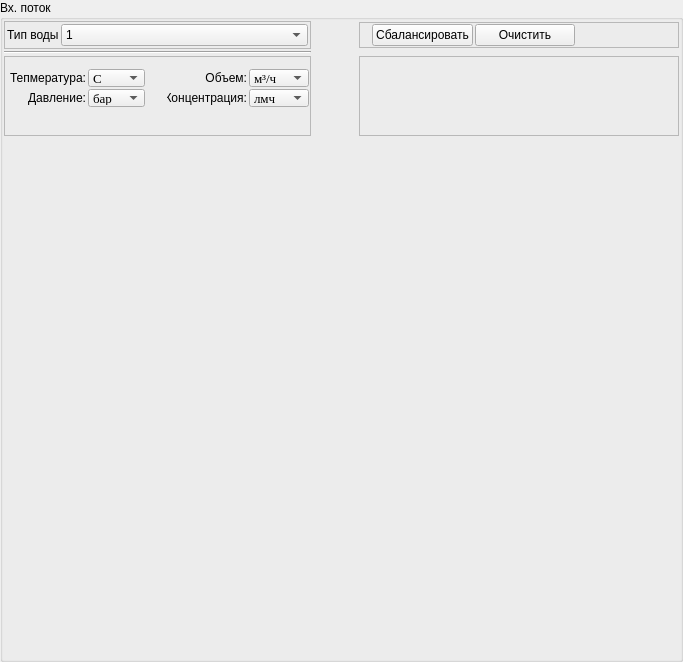
            <widget class="QGroupBox" name="groupBox">
             <property name="title">
              <string>Вх. поток</string>
             </property>
             <layout class="QGridLayout" name="gridLayout_39">
              <property name="leftMargin">
               <number>1</number>
              </property>
              <property name="topMargin">
               <number>1</number>
              </property>
              <property name="rightMargin">
               <number>1</number>
              </property>
              <property name="bottomMargin">
               <number>1</number>
              </property>
              <property name="spacing">
               <number>2</number>
              </property>
              <item row="2" column="4" rowspan="2">
               <widget class="QFrame" name="fr_pages_list_0">
                <property name="sizePolicy">
                 <sizepolicy hsizetype="Expanding" vsizetype="Expanding">
                  <horstretch>0</horstretch>
                  <verstretch>0</verstretch>
                 </sizepolicy>
                </property>
                <property name="frameShape">
                 <enum>QFrame::StyledPanel</enum>
                </property>
                <property name="frameShadow">
                 <enum>QFrame::Raised</enum>
                </property>
                <layout class="QGridLayout" name="gridLayout_15"/>
               </widget>
              </item>
              <item row="0" column="0">
               <widget class="QFrame" name="frame_4">
                <property name="sizePolicy">
                 <sizepolicy hsizetype="Fixed" vsizetype="Preferred">
                  <horstretch>0</horstretch>
                  <verstretch>0</verstretch>
                 </sizepolicy>
                </property>
                <property name="minimumSize">
                 <size>
                  <width>307</width>
                  <height>25</height>
                 </size>
                </property>
                <property name="frameShape">
                 <enum>QFrame::StyledPanel</enum>
                </property>
                <property name="frameShadow">
                 <enum>QFrame::Raised</enum>
                </property>
                <layout class="QHBoxLayout" name="horizontalLayout_7">
                 <property name="spacing">
                  <number>2</number>
                 </property>
                 <property name="leftMargin">
                  <number>1</number>
                 </property>
                 <property name="topMargin">
                  <number>1</number>
                 </property>
                 <property name="rightMargin">
                  <number>1</number>
                 </property>
                 <property name="bottomMargin">
                  <number>1</number>
                 </property>
                 <item>
                  <layout class="QHBoxLayout" name="horizontalLayout_4">
                   <property name="spacing">
                    <number>2</number>
                   </property>
                   <property name="leftMargin">
                    <number>1</number>
                   </property>
                   <property name="topMargin">
                    <number>1</number>
                   </property>
                   <property name="rightMargin">
                    <number>1</number>
                   </property>
                   <property name="bottomMargin">
                    <number>1</number>
                   </property>
                   <item>
                    <widget class="QLabel" name="label_5">
                     <property name="sizePolicy">
                      <sizepolicy hsizetype="Fixed" vsizetype="Preferred">
                       <horstretch>0</horstretch>
                       <verstretch>0</verstretch>
                      </sizepolicy>
                     </property>
                     <property name="text">
                      <string>Тип воды</string>
                     </property>
                    </widget>
                   </item>
                   <item>
                    <widget class="QComboBox" name="coBox_water_0">
                     <property name="sizePolicy">
                      <sizepolicy hsizetype="Expanding" vsizetype="Fixed">
                       <horstretch>0</horstretch>
                       <verstretch>0</verstretch>
                      </sizepolicy>
                     </property>
                     <item>
                      <property name="text">
                       <string>1</string>
                      </property>
                     </item>
                     <item>
                      <property name="text">
                       <string>12</string>
                      </property>
                     </item>
                     <item>
                      <property name="text">
                       <string>22</string>
                      </property>
                     </item>
                     <item>
                      <property name="text">
                       <string>2</string>
                      </property>
                     </item>
                    </widget>
                   </item>
                  </layout>
                 </item>
                </layout>
               </widget>
              </item>
              <item row="0" column="4">
               <widget class="QFrame" name="frame_61">
                <property name="sizePolicy">
                 <sizepolicy hsizetype="Preferred" vsizetype="Fixed">
                  <horstretch>0</horstretch>
                  <verstretch>0</verstretch>
                 </sizepolicy>
                </property>
                <property name="minimumSize">
                 <size>
                  <width>301</width>
                  <height>24</height>
                 </size>
                </property>
                <property name="frameShape">
                 <enum>QFrame::StyledPanel</enum>
                </property>
                <property name="frameShadow">
                 <enum>QFrame::Raised</enum>
                </property>
                <layout class="QHBoxLayout" name="horizontalLayout_10">
                 <property name="spacing">
                  <number>2</number>
                 </property>
                 <property name="leftMargin">
                  <number>1</number>
                 </property>
                 <property name="topMargin">
                  <number>1</number>
                 </property>
                 <property name="rightMargin">
                  <number>1</number>
                 </property>
                 <property name="bottomMargin">
                  <number>1</number>
                 </property>
                 <item>
                  <spacer name="horizontalSpacer_10">
                   <property name="orientation">
                    <enum>Qt::Horizontal</enum>
                   </property>
                   <property name="sizeType">
                    <enum>QSizePolicy::Fixed</enum>
                   </property>
                   <property name="sizeHint" stdset="0">
                    <size>
                     <width>11</width>
                     <height>20</height>
                    </size>
                   </property>
                  </spacer>
                 </item>
                 <item>
                  <widget class="QPushButton" name="pushButton_5">
                   <property name="sizePolicy">
                    <sizepolicy hsizetype="Fixed" vsizetype="Fixed">
                     <horstretch>0</horstretch>
                     <verstretch>0</verstretch>
                    </sizepolicy>
                   </property>
                   <property name="minimumSize">
                    <size>
                     <width>100</width>
                     <height>20</height>
                    </size>
                   </property>
                   <property name="text">
                    <string>Сбалансировать</string>
                   </property>
                  </widget>
                 </item>
                 <item>
                  <widget class="QPushButton" name="pushButton_6">
                   <property name="sizePolicy">
                    <sizepolicy hsizetype="Fixed" vsizetype="Fixed">
                     <horstretch>0</horstretch>
                     <verstretch>0</verstretch>
                    </sizepolicy>
                   </property>
                   <property name="minimumSize">
                    <size>
                     <width>100</width>
                     <height>20</height>
                    </size>
                   </property>
                   <property name="styleSheet">
                    <string notr="true"/>
                   </property>
                   <property name="text">
                    <string>Очистить</string>
                   </property>
                  </widget>
                 </item>
                 <item>
                  <spacer name="horizontalSpacer_12">
                   <property name="orientation">
                    <enum>Qt::Horizontal</enum>
                   </property>
                   <property name="sizeHint" stdset="0">
                    <size>
                     <width>102</width>
                     <height>20</height>
                    </size>
                   </property>
                  </spacer>
                 </item>
                </layout>
               </widget>
              </item>
              <item row="2" column="0" rowspan="2">
               <widget class="QFrame" name="frame_5">
                <property name="sizePolicy">
                 <sizepolicy hsizetype="Fixed" vsizetype="Preferred">
                  <horstretch>0</horstretch>
                  <verstretch>0</verstretch>
                 </sizepolicy>
                </property>
                <property name="minimumSize">
                 <size>
                  <width>307</width>
                  <height>80</height>
                 </size>
                </property>
                <property name="frameShape">
                 <enum>QFrame::StyledPanel</enum>
                </property>
                <property name="frameShadow">
                 <enum>QFrame::Raised</enum>
                </property>
                <layout class="QGridLayout" name="gridLayout_17">
                 <property name="leftMargin">
                  <number>1</number>
                 </property>
                 <property name="topMargin">
                  <number>1</number>
                 </property>
                 <property name="rightMargin">
                  <number>1</number>
                 </property>
                 <property name="bottomMargin">
                  <number>1</number>
                 </property>
                 <property name="spacing">
                  <number>1</number>
                 </property>
                 <item row="1" column="1">
                  <spacer name="horizontalSpacer_8">
                   <property name="orientation">
                    <enum>Qt::Horizontal</enum>
                   </property>
                   <property name="sizeHint" stdset="0">
                    <size>
                     <width>15</width>
                     <height>20</height>
                    </size>
                   </property>
                  </spacer>
                 </item>
                 <item row="2" column="2">
                  <spacer name="verticalSpacer_3">
                   <property name="orientation">
                    <enum>Qt::Vertical</enum>
                   </property>
                   <property name="sizeHint" stdset="0">
                    <size>
                     <width>20</width>
                     <height>26</height>
                    </size>
                   </property>
                  </spacer>
                 </item>
                 <item row="1" column="0">
                  <layout class="QGridLayout" name="gridLayout_16">
                   <property name="spacing">
                    <number>2</number>
                   </property>
                   <item row="0" column="0">
                    <widget class="QLabel" name="label_8">
                     <property name="minimumSize">
                      <size>
                       <width>80</width>
                       <height>0</height>
                      </size>
                     </property>
                     <property name="maximumSize">
                      <size>
                       <width>80</width>
                       <height>16777215</height>
                      </size>
                     </property>
                     <property name="text">
                      <string>Тепмература:</string>
                     </property>
                     <property name="alignment">
                      <set>Qt::AlignRight|Qt::AlignTrailing|Qt::AlignVCenter</set>
                     </property>
                    </widget>
                   </item>
                   <item row="0" column="1">
                    <widget class="QComboBox" name="comboBox_2">
                     <property name="minimumSize">
                      <size>
                       <width>50</width>
                       <height>18</height>
                      </size>
                     </property>
                     <property name="maximumSize">
                      <size>
                       <width>60</width>
                       <height>18</height>
                      </size>
                     </property>
                     <property name="font">
                      <font>
                       <family>Times New Roman</family>
                       <pointsize>10</pointsize>
                      </font>
                     </property>
                     <item>
                      <property name="text">
                       <string>C</string>
                      </property>
                     </item>
                     <item>
                      <property name="text">
                       <string>F</string>
                      </property>
                     </item>
                    </widget>
                   </item>
                   <item row="1" column="0">
                    <widget class="QLabel" name="label_9">
                     <property name="minimumSize">
                      <size>
                       <width>80</width>
                       <height>0</height>
                      </size>
                     </property>
                     <property name="maximumSize">
                      <size>
                       <width>80</width>
                       <height>16777215</height>
                      </size>
                     </property>
                     <property name="text">
                      <string>Давление:</string>
                     </property>
                     <property name="alignment">
                      <set>Qt::AlignRight|Qt::AlignTrailing|Qt::AlignVCenter</set>
                     </property>
                    </widget>
                   </item>
                   <item row="1" column="1">
                    <widget class="QComboBox" name="comboBox">
                     <property name="sizePolicy">
                      <sizepolicy hsizetype="Fixed" vsizetype="Fixed">
                       <horstretch>0</horstretch>
                       <verstretch>0</verstretch>
                      </sizepolicy>
                     </property>
                     <property name="minimumSize">
                      <size>
                       <width>50</width>
                       <height>18</height>
                      </size>
                     </property>
                     <property name="maximumSize">
                      <size>
                       <width>60</width>
                       <height>18</height>
                      </size>
                     </property>
                     <property name="font">
                      <font>
                       <family>Times New Roman</family>
                       <pointsize>10</pointsize>
                       <weight>50</weight>
                       <bold>false</bold>
                      </font>
                     </property>
                     <item>
                      <property name="text">
                       <string>бар</string>
                      </property>
                     </item>
                     <item>
                      <property name="text">
                       <string>PSI</string>
                      </property>
                     </item>
                     <item>
                      <property name="text">
                       <string>МПа</string>
                      </property>
                     </item>
                     <item>
                      <property name="text">
                       <string>атм</string>
                      </property>
                     </item>
                    </widget>
                   </item>
                  </layout>
                 </item>
                 <item row="1" column="2">
                  <layout class="QGridLayout" name="gridLayout_13">
                   <property name="spacing">
                    <number>2</number>
                   </property>
                   <item row="0" column="0">
                    <widget class="QLabel" name="label_6">
                     <property name="minimumSize">
                      <size>
                       <width>80</width>
                       <height>0</height>
                      </size>
                     </property>
                     <property name="maximumSize">
                      <size>
                       <width>80</width>
                       <height>16777215</height>
                      </size>
                     </property>
                     <property name="text">
                      <string>Объем:</string>
                     </property>
                     <property name="alignment">
                      <set>Qt::AlignRight|Qt::AlignTrailing|Qt::AlignVCenter</set>
                     </property>
                    </widget>
                   </item>
                   <item row="0" column="1">
                    <widget class="QComboBox" name="comboBox_3">
                     <property name="sizePolicy">
                      <sizepolicy hsizetype="Fixed" vsizetype="Fixed">
                       <horstretch>0</horstretch>
                       <verstretch>0</verstretch>
                      </sizepolicy>
                     </property>
                     <property name="minimumSize">
                      <size>
                       <width>50</width>
                       <height>18</height>
                      </size>
                     </property>
                     <property name="maximumSize">
                      <size>
                       <width>60</width>
                       <height>18</height>
                      </size>
                     </property>
                     <property name="font">
                      <font>
                       <family>Times New Roman</family>
                       <pointsize>10</pointsize>
                      </font>
                     </property>
                     <item>
                      <property name="text">
                       <string>м³/ч</string>
                      </property>
                     </item>
                     <item>
                      <property name="text">
                       <string>м³/сут</string>
                      </property>
                     </item>
                     <item>
                      <property name="text">
                       <string>л/мин</string>
                      </property>
                     </item>
                     <item>
                      <property name="text">
                       <string>GPD</string>
                      </property>
                     </item>
                     <item>
                      <property name="text">
                       <string>GPM</string>
                      </property>
                     </item>
                    </widget>
                   </item>
                   <item row="1" column="0">
                    <widget class="QLabel" name="label_7">
                     <property name="minimumSize">
                      <size>
                       <width>80</width>
                       <height>0</height>
                      </size>
                     </property>
                     <property name="maximumSize">
                      <size>
                       <width>80</width>
                       <height>16777215</height>
                      </size>
                     </property>
                     <property name="text">
                      <string>Концентрация:</string>
                     </property>
                     <property name="alignment">
                      <set>Qt::AlignRight|Qt::AlignTrailing|Qt::AlignVCenter</set>
                     </property>
                    </widget>
                   </item>
                   <item row="1" column="1">
                    <widget class="QComboBox" name="comboBox_4">
                     <property name="sizePolicy">
                      <sizepolicy hsizetype="Fixed" vsizetype="Fixed">
                       <horstretch>0</horstretch>
                       <verstretch>0</verstretch>
                      </sizepolicy>
                     </property>
                     <property name="minimumSize">
                      <size>
                       <width>50</width>
                       <height>18</height>
                      </size>
                     </property>
                     <property name="maximumSize">
                      <size>
                       <width>60</width>
                       <height>18</height>
                      </size>
                     </property>
                     <property name="font">
                      <font>
                       <family>Times New Roman</family>
                       <pointsize>10</pointsize>
                      </font>
                     </property>
                     <item>
                      <property name="text">
                       <string>лмч</string>
                      </property>
                     </item>
                     <item>
                      <property name="text">
                       <string>GFD</string>
                      </property>
                     </item>
                    </widget>
                   </item>
                  </layout>
                 </item>
                 <item row="0" column="2">
                  <spacer name="verticalSpacer_6">
                   <property name="orientation">
                    <enum>Qt::Vertical</enum>
                   </property>
                   <property name="sizeType">
                    <enum>QSizePolicy::Fixed</enum>
                   </property>
                   <property name="sizeHint" stdset="0">
                    <size>
                     <width>20</width>
                     <height>11</height>
                    </size>
                   </property>
                  </spacer>
                 </item>
                </layout>
               </widget>
              </item>
              <item row="6" column="0" colspan="5">
               <widget class="QStackedWidget" name="stackedW_page_0">
                <property name="minimumSize">
                 <size>
                  <width>550</width>
                  <height>480</height>
                 </size>
                </property>
                <property name="frameShape">
                 <enum>QFrame::NoFrame</enum>
                </property>
                <property name="currentIndex">
                 <number>0</number>
                </property>
                <widget class="QWidget" name="page_6">
                 <layout class="QGridLayout" name="gridLayout_8">
                  <property name="leftMargin">
                   <number>0</number>
                  </property>
                  <property name="topMargin">
                   <number>0</number>
                  </property>
                  <property name="rightMargin">
                   <number>0</number>
                  </property>
                  <property name="bottomMargin">
                   <number>0</number>
                  </property>
                  <property name="spacing">
                   <number>2</number>
                  </property>
                  <item row="0" column="0">
                   <widget class="QFrame" name="fr_stackedW_page_0">
                    <property name="frameShape">
                     <enum>QFrame::NoFrame</enum>
                    </property>
                    <property name="frameShadow">
                     <enum>QFrame::Raised</enum>
                    </property>
                    <layout class="QGridLayout" name="gridLayout_9">
                     <property name="leftMargin">
                      <number>0</number>
                     </property>
                     <property name="topMargin">
                      <number>0</number>
                     </property>
                     <property name="rightMargin">
                      <number>0</number>
                     </property>
                     <property name="bottomMargin">
                      <number>0</number>
                     </property>
                     <property name="spacing">
                      <number>2</number>
                     </property>
                    </layout>
                   </widget>
                  </item>
                 </layout>
                </widget>
               </widget>
              </item>
              <item row="2" column="2">
               <spacer name="horizontalSpacer_9">
                <property name="orientation">
                 <enum>Qt::Horizontal</enum>
                </property>
                <property name="sizeHint" stdset="0">
                 <size>
                  <width>40</width>
                  <height>20</height>
                 </size>
                </property>
               </spacer>
              </item>
              <item row="1" column="0">
               <widget class="Line" name="line_3">
                <property name="minimumSize">
                 <size>
                  <width>0</width>
                  <height>0</height>
                 </size>
                </property>
                <property name="orientation">
                 <enum>Qt::Horizontal</enum>
                </property>
               </widget>
              </item>
              <item row="7" column="0">
               <spacer name="verticalSpacer_48">
                <property name="orientation">
                 <enum>Qt::Vertical</enum>
                </property>
                <property name="sizeHint" stdset="0">
                 <size>
                  <width>20</width>
                  <height>40</height>
                 </size>
                </property>
               </spacer>
              </item>
             </layout>
            </widget>
